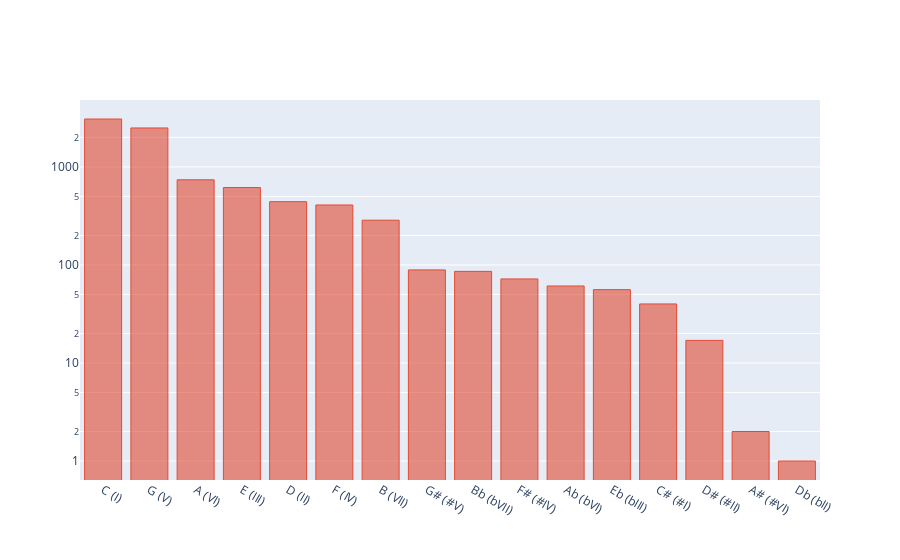

The code cell stored with this chart in its notebook:
### Markdown cell above
This allows us to characterize harmonies by two means, namely their bass note and the chord type. Because of the transposition to C/a, we can understand the bass notes as Roman Numeral with `C = I`, `D = II` and so on.

### Code cell
chord_profiles.bass.apply(lambda x: f"{x} ({jh.name2rn(x)})").value_counts().iplot('bar', 
                                           title='Distribution over bass_notes', 
                                           xTitle='Bass notes', 
                                           yTitle='Counts', 
                                           layout=dict(yaxis={'type':'log'}))

### Figure 1 — Plotly figure (JSON) as saved in the notebook; plotly's stock layout.template omitted (floating-point values rounded to 4 significant figures)
{"data": [{"marker": {"color": "rgba(226, 74, 51, 0.6)", "line": {"color": "rgba(226, 74, 51, 1.0)", "width": 1}}, "name": "bass", "orientation": "v", "text": "", "type": "bar", "x": ["C (I)", "G (V)", "A (VI)", "E (III)", "D (II)", "F (IV)", "B (VII)", "G# (#V)", "Bb (bVII)", "F# (#IV)", "Ab (bVI)", "Eb (bIII)", "C# (#I)", "D# (#II)", "A# (#VI)", "Db (bII)"], "y": [3082, 2497, 739, 616, 442, 409, 286, 89, 86, 72, 61, 56, 40, 17, 2, 1]}], "layout": {"yaxis": {"type": "log"}}}
